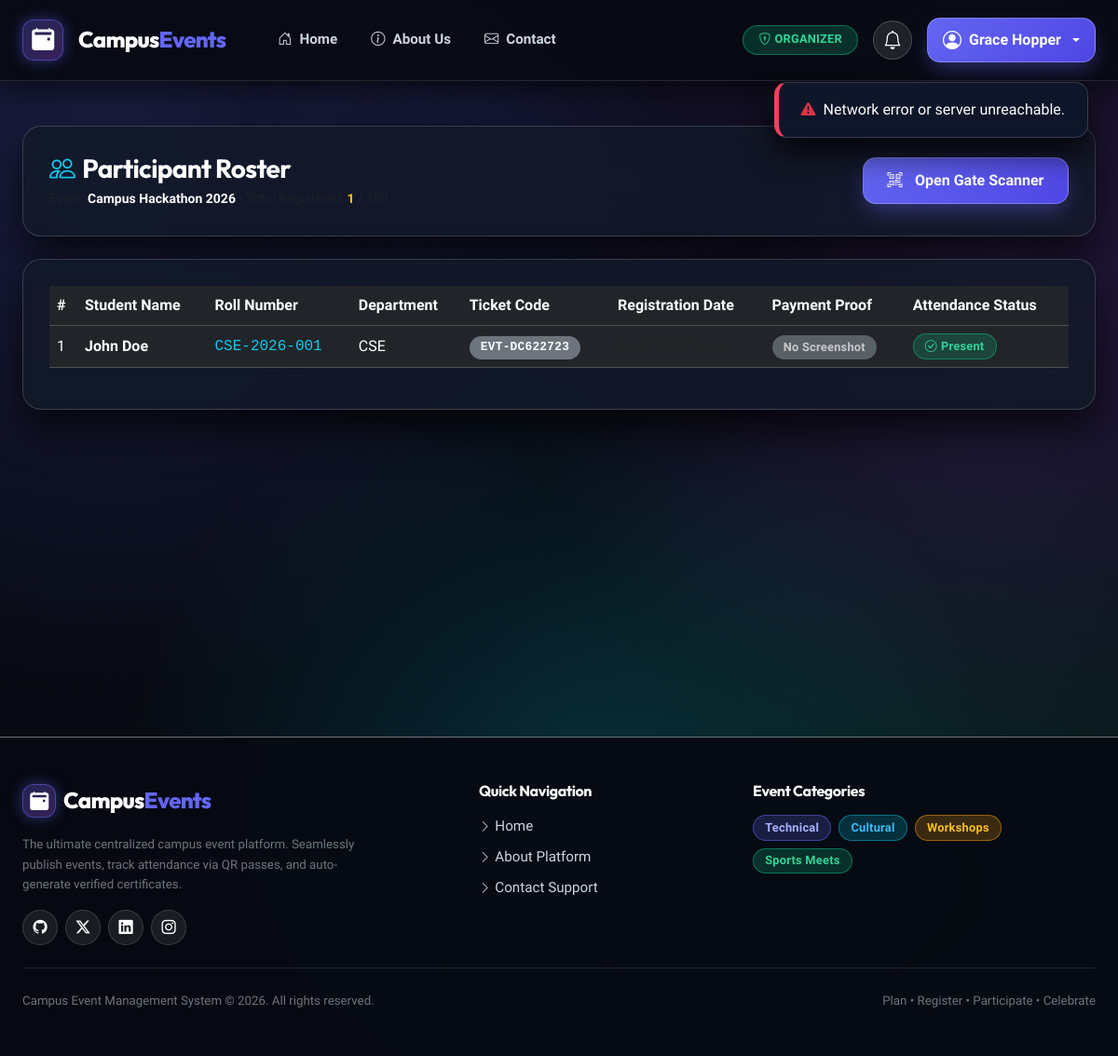
The app's page /event/4/participants/ (signed in) with its own data.
### events/models.py (models this page shows, shortened)
class CustomUser(AbstractUser):
    ROLE_CHOICES = (
        ('student', 'Student'),
        ('organizer', 'Organizer'),
        ('faculty', 'Faculty'),
        ('admin', 'Admin'),
    )
    role = models.CharField(max_length=20, choices=ROLE_CHOICES, default='student')
    phone = models.CharField(max_length=15, blank=True, null=True)
    roll_number = models.CharField(max_length=20, blank=True, null=True, unique=True)
    department = models.ForeignKey(Department, on_delete=models.SET_NULL, null=True, blank=True, related_name='users')
    club = models.ForeignKey(Club, on_delete=models.SET_NULL, null=True, blank=True, related_name='organizers')
    @property
    def full_name(self):
        full = f"{self.first_name} {self.last_name}".strip()
        return full if full else self.username

class Event(models.Model):
    STATUS_CHOICES = (
        ('draft', 'Draft'),
        ('published', 'Published'),
        ('completed', 'Completed'),
        ('cancelled', 'Cancelled'),
    )
    APPROVAL_CHOICES = (
        ('pending', 'Pending Approval'),
        ('approved', 'Approved'),
        ('rejected', 'Rejected'),
    )
    event_id = models.AutoField(primary_key=True)
    title = models.CharField(max_length=200)
    category = models.ForeignKey(Category, on_delete=models.CASCADE, related_name='events')
    description = models.TextField()
    venue = models.ForeignKey(Venue, on_delete=models.SET_NULL, null=True, blank=True, related_name='events')
    date = models.DateField()
    time = models.TimeField()
    deadline = models.DateTimeField()
    max_participants = models.PositiveIntegerField()
    banner_image = models.ImageField(upload_to='event_banners/', blank=True, null=True)
    certificate_template = models.ImageField(upload_to='certificate_templates/', blank=True, null=True)
    payment_scanner = models.ImageField(upload_to='payment_scanners/', blank=True, null=True)
    status = models.CharField(max_length=20, choices=STATUS_CHOICES, default='draft')
    approval_status = models.CharField(max_length=20, choices=APPROVAL_CHOICES, default='pending')
    organizer = models.ForeignKey(CustomUser, on_delete=models.CASCADE, related_name='organized_events')
    department = models.ForeignKey(Department, on_delete=models.SET_NULL, null=True, blank=True, related_name='events')
    club = models.ForeignKey(Club, on_delete=models.SET_NULL, null=True, blank=True, related_name='events')
    registration_fee = models.DecimalField(max_digits=8, decimal_places=2, default=0.00)
    skills_learned = models.CharField(max_length=300, blank=True, null=True, help_text="Comma-separated list of skills learned e.g. Python, AI, Leadership")

class Registration(models.Model):
    registration_id = models.AutoField(primary_key=True)
    student = models.ForeignKey(CustomUser, on_delete=models.CASCADE, related_name='registrations')
    event = models.ForeignKey(Event, on_delete=models.CASCADE, related_name='registrations')
    registration_date = models.DateTimeField(auto_now_add=True)
    ticket_code = models.CharField(max_length=30, unique=True, blank=True)
    status = models.CharField(max_length=20, default='Confirmed')
    attendance = models.CharField(max_length=10, choices=(('absent', 'Absent'), ('present', 'Present')), default='absent')
    num_members = models.PositiveIntegerField(default=1)
    amount_paid = models.DecimalField(max_digits=8, decimal_places=2, default=0.00)
    payment_status = models.CharField(
        max_length=10,
        choices=[('pending', 'Pending'), ('paid', 'Paid'), ('failed', 'Failed')],
        default='pending'
    )
    payment_id = models.CharField(max_length=100, blank=True, null=True)
    payment_screenshot = models.ImageField(upload_to='payment_screenshots/', blank=True, null=True)
    attendance_status = models.CharField(
        max_length=15,
        choices=[('pending', 'Pending'), ('approved', 'Approved'), ('rejected', 'Rejected')],
        default='pending'
    )
    approved_by = models.ForeignKey(
        CustomUser,
        on_delete=models.SET_NULL,
        null=True,
        blank=True,
        related_name='approved_attendances'
    )
    class Meta:
        unique_together = ('student', 'event')

class Department(models.Model):
    name = models.CharField(max_length=100, unique=True)
    code = models.CharField(max_length=10, unique=True)

### events/views.py (the view)
# urls.py: path('event/<int:id>/participants/', views.participant_list_view, name='participant_list_page'),
@login_required
def participant_list_view(request, id):
    event = safe_get_object_or_404(Event, pk=id)
    if request.user != event.organizer and request.user.role not in ['faculty', 'admin'] and not request.user.is_superuser:
        return redirect('home')
    registrations = event.registrations.all()
    return render(request, 'events/participant_list.html', {
        'event': event,
        'registrations': registrations
    })

### events/views.py (called while the page is built)
def safe_get_object_or_404(klass, *args, **kwargs):
    try:
        for k, v in list(kwargs.items()):
            if k in ['pk', 'id', 'event_id', 'venue_id', 'department_id', 'club_id', 'registration_id', 'certificate_id']:
                if v is None or (isinstance(v, str) and not v.strip().isdigit()):
                    raise Http404(f"Invalid primary key for {klass.__name__}.")
        return get_object_or_404(klass, *args, **kwargs)
    except (ValueError, TypeError, DjangoValidationError):
        raise Http404(f"Object not found in {klass.__name__}.")

### events/templates/events/participant_list.html (shortened to what this page needs)
{% extends 'events/base.html' %}
{% load static %}
{% block content %}
<div class="row mb-4">
    <div class="col-12">
        <div class="glass-card d-flex justify-content-between align-items-center flex-wrap gap-3">
            <div>
                <h3 class="fw-bold text-white mb-1"><i class="bi bi-people text-info me-2"></i>Participant Roster</h3>
                <p class="text-muted small mb-0">Event: <span class="text-white fw-bold">{{ event.title }}</span> &bull; Total Registered: <span class="text-warning fw-bold">{{ registrations.count }}</span> / {{ event.max_participants }}</p>
            </div>
            <div>
                <a href="{% url 'attendance_page' event.event_id %}" class="btn btn-glass-primary"><i class="bi bi-qr-code-scan me-1"></i>Open Gate Scanner</a>
            </div>
        </div>
    </div>
</div>
<div class="row">
    <div class="col-12">
        <div class="glass-card">
            {% if registrations %}
                <div class="table-responsive">
                    <table class="table table-dark table-hover align-middle">
                        <thead>
                            <tr>
                                <th>#</th>
                                <th>Student Name</th>
                                <th>Roll Number</th>
                                <th>Department</th>
                                <th>Ticket Code</th>
                                <th>Registration Date</th>
                                <th>Payment Proof</th>
                                <th>Attendance Status</th>
                            </tr>
                        </thead>
                        <tbody>
                            {% for reg in registrations %}
                                <tr>
                                    <td>{{ forloop.counter }}</td>
                                    <td class="fw-bold text-white">{{ reg.student.full_name }}</td>
                                    <td><span class="font-monospace text-info">{{ reg.student.roll_number|default:"N/A" }}</span></td>
                                    <td>{% if reg.student.department %}{{ reg.student.department.code }}{% else %}N/A{% endif %}</td>
                                    <td><span class="badge bg-secondary font-monospace">{{ reg.ticket_code }}</span></td>
                                    <td class="small text-muted">{{ reg.registration_date|date:"M d, Y H:i" }}</td>
                                    <td>
                                        {% if reg.payment_screenshot %}
                                            <a href="{{ reg.payment_screenshot.url }}" target="_blank" class="btn btn-outline-info btn-sm">
                                                <i class="bi bi-file-earmark-image me-1"></i>View Proof
                                            </a>
                                        {% else %}
                                            <span class="badge bg-secondary opacity-75 small">No Screenshot</span>
                                        {% endif %}
                                    </td>
                                    <td>
                                        {% if reg.attendance == 'present' %}
                                            <span class="badge badge-approved"><i class="bi bi-check-circle me-1"></i>Present</span>
                                        {% else %}
                                            <span class="badge badge-pending">Registered</span>
                                        {% endif %}
                                    </td>
                                </tr>
                            {% endfor %}
                        </tbody>
                    </table>
                </div>
            {% else %}
                <p class="text-muted text-center py-5 mb-0">No registered participants for this event yet.</p>
            {% endif %}
        </div>
    </div>
</div>
{% endblock %}

### events/templates/events/base.html (shortened to what this page needs)
{% load static %}
<!DOCTYPE html>
<html lang="en">
<head>
    <link href="https://cdn.jsdelivr.net/npm/bootstrap@5.3.2/dist/css/bootstrap.min.css" rel="stylesheet">
    <link rel="stylesheet" href="https://cdn.jsdelivr.net/npm/bootstrap-icons@1.11.1/font/bootstrap-icons.css">
    <link rel="stylesheet" href="{% static 'css/style.css' %}">
</head>
<body>
    <nav class="navbar navbar-expand-lg navbar-dark glass-navbar sticky-top py-3" id="mainNavbar">
        <div class="container-xxl px-4">
            <a class="navbar-brand d-flex align-items-center gap-3 text-white" href="{% url 'home' %}">
                <div class="brand-icon-box">
                    <i class="bi bi-calendar2-event-fill fs-4"></i>
                </div>
                <span>Campus<span style="color: var(--color-primary);">Events</span></span>
            </a>
            <div class="collapse navbar-collapse" id="navbarMain">
                <ul class="navbar-nav me-auto mb-2 mb-lg-0 ms-lg-4 gap-1">
                    <li class="nav-item"><a class="nav-link text-white" href="{% url 'home' %}"><i class="bi bi-house-door me-2"></i>Home</a></li>
                    <li class="nav-item"><a class="nav-link" href="{% url 'about' %}"><i class="bi bi-info-circle me-2"></i>About Us</a></li>
                    <li class="nav-item"><a class="nav-link" href="{% url 'contact' %}"><i class="bi bi-envelope me-2"></i>Contact</a></li>
                </ul>
                <div class="d-flex align-items-center gap-3">
                    {% if request.user.is_authenticated %}
                        <span class="badge {% if request.user.role == 'admin' %}badge-rejected{% elif request.user.role == 'faculty' %}badge-pending{% else %}badge-approved{% endif %} text-uppercase px-3 py-2">
                            <i class="bi bi-shield-lock me-1"></i>{{ request.user.role }}
                        </span>
                        <div class="dropdown">
                            <button class="btn btn-glass-secondary rounded-circle position-relative p-2" type="button" data-bs-toggle="dropdown" aria-expanded="false" aria-label="Notifications" style="width:42px; height:42px;">
                                <i class="bi bi-bell text-white fs-5"></i>
                            </button>
                        </div>
                        <div class="dropdown">
                            <button class="btn btn-glass-primary dropdown-toggle d-flex align-items-center gap-2 px-3 py-2" type="button" data-bs-toggle="dropdown">
                                <i class="bi bi-person-circle fs-5"></i>
                                <span>{{ request.user.full_name }}</span>
                            </button>
                        </div>
                    {% else %}
                        <a href="{% url 'login_page' %}" class="btn btn-glass-secondary px-4"><i class="bi bi-box-arrow-in-right me-1"></i>Sign In</a>
                        <a href="{% url 'register_page' %}" class="btn btn-glass-primary px-4"><i class="bi bi-person-plus me-1"></i>Register</a>
                    {% endif %}
                </div>
            </div>
        </div>
    </nav>
    <main class="container-xxl px-4 py-5" style="min-height: 82vh;">
        {% block content %}{% endblock %}
    </main>
    <footer class="footer-glass py-5 mt-5 border-top border-secondary">
        <div class="container-xxl px-4">
            <div class="row g-4 mb-4">
                <div class="col-12 col-md-5">
                    <a class="navbar-brand d-flex align-items-center gap-2 text-white mb-3" href="{% url 'home' %}">
                        <div class="brand-icon-box" style="width:36px; height:36px;">
                            <i class="bi bi-calendar2-event-fill fs-5"></i>
                        </div>
                        <span class="fs-4">Campus<span style="color: var(--color-primary);">Events</span></span>
                    </a>
                    <p class="text-secondary small mb-3" style="max-width: 380px;">
                        The ultimate centralized campus event platform. Seamlessly publish events, track attendance via QR passes, and auto-generate verified certificates.
                    </p>
                    <div class="d-flex gap-2">
                        <a href="#" class="social-icon-btn" aria-label="Github"><i class="bi bi-github"></i></a>
                        <a href="#" class="social-icon-btn" aria-label="Twitter"><i class="bi bi-twitter-x"></i></a>
                        <a href="#" class="social-icon-btn" aria-label="Linkedin"><i class="bi bi-linkedin"></i></a>
                        <a href="#" class="social-icon-btn" aria-label="Instagram"><i class="bi bi-instagram"></i></a>
                    </div>
                </div>
                <div class="col-6 col-md-3">
                    <h6 class="fw-bold text-white mb-3">Quick Navigation</h6>
                    <ul class="list-unstyled space-y-2 mb-0">
                        <li class="mb-2"><a href="{% url 'home' %}" class="footer-link"><i class="bi bi-chevron-right me-1 small"></i>Home</a></li>
                        <li class="mb-2"><a href="{% url 'about' %}" class="footer-link"><i class="bi bi-chevron-right me-1 small"></i>About Platform</a></li>
                        <li class="mb-2"><a href="{% url 'contact' %}" class="footer-link"><i class="bi bi-chevron-right me-1 small"></i>Contact Support</a></li>
                    </ul>
                </div>
                <div class="col-6 col-md-4">
                    <h6 class="fw-bold text-white mb-3">Event Categories</h6>
                    <div class="d-flex flex-wrap gap-2">
                        <span class="badge badge-indigo-glass">Technical</span>
                        <span class="badge badge-info-glass">Cultural</span>
                        <span class="badge badge-warning-glass">Workshops</span>
                        <span class="badge badge-success-glass">Sports Meets</span>
                    </div>
                </div>
            </div>
            <div class="pt-4 border-top border-secondary border-opacity-25 d-flex flex-column flex-sm-row justify-content-between align-items-center gap-2">
                <small class="text-secondary">Campus Event Management System &copy; 2026. All rights reserved.</small>
                <small class="text-secondary">Plan &bull; Register &bull; Participate &bull; Celebrate</small>
            </div>
        </div>
    </footer>
</body>
</html>

### records on screen
CustomUser: user.role "ORGANIZER", user.full_name "Grace Hopper"
Event: title "Campus Hackathon 2026", count "1"
Registration: student.full_name "John Doe", student.roll_number "CSE-2026-001", student.department.code "CSE", ticket_code "EVT-DC622723", shows "No Screenshot", attendance "present" (drawn)
